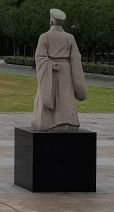
#> input picture img/IMG_20201017_101216f.jpg, 114 x 212 px
$ python Fourier.py
#> lines starting #> are read from the running program, lines starting #| are printed output that depends on the picture
import cv2
import numpy as np
from matplotlib import pyplot as plt

# Numpy中的傅里叶变换
img = cv2.imread("../img/IMG_20201017_101216f.jpg",0)
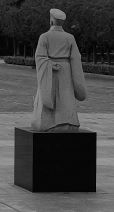
#> img: shape (212, 114); min 0, max 161, mean 67
f = np.fft.fft2(img)
fshift = np.fft.fftshift(f)
# print(fshift)
magnitude_spectrum = 20 * np.log(np.abs(fshift))
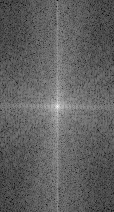
#> magnitude_spectrum: shape (212, 114) float64; min 39.82, max 285.9, mean 133.2; drawn with min black and max white
rows,cols = img.shape
#> rows = 212; cols = 114
crow,ccol = rows/2 , cols/2
#> crow = 106; ccol = 57
# print(type(crow))
fshift[int(crow-30):int(crow+30), int(ccol-30):int(ccol+30)] = 0
f_ishift = np.fft.ifftshift(fshift)  # 逆平移操作
img_back = np.fft.ifft2(f_ishift)    # FFT逆变换
img_back = np.abs(img_back)          # 取绝对值
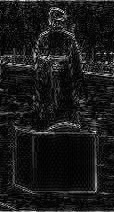
#> img_back: shape (212, 114) float64; min 0.0227, max 52.76, mean 5.5; drawn with min black and max white
plt.subplot(221),plt.imshow(img,'gray')
plt.title('Input Image'),plt.xticks([]),plt.yticks([])
plt.subplot(222),plt.imshow(magnitude_spectrum,'gray')
plt.title('Magnitude spectrum'),plt.xticks([]),plt.yticks([])
plt.subplot(223),plt.imshow(img_back,'gray')
plt.title('Image after HPF'),plt.xticks([]),plt.yticks([])
plt.subplot(224),plt.imshow(img_back)
plt.title('Result in JET'),plt.xticks([]),plt.yticks([])
plt.show()
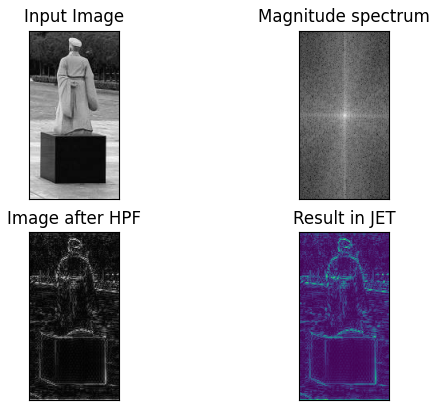
#> figure drawn by matplotlib, 4 panels

# OpenCV中的傅里叶变换
img = cv2.imread("../img/IMG_20201017_101216f.jpg",0)
dft = cv2.dft(np.float32(img),flags=cv2.DFT_COMPLEX_OUTPUT)
dft_shift = np.fft.fftshift(dft)
magnitude_spectrum = 20 * np.log(cv2.magnitude(dft_shift[:,:,0],dft_shift[:,:,1]))
rows,cols = img.shape
crow,ccol = rows/2,cols/2
#首先创建一个遮罩，中心正方形为1，其余为0
mask = np.zeros((rows,cols,2),np.uint8)
mask[int(crow-30):int(crow+30),int(ccol-30):int(ccol+30)] = 1
#应用掩模和逆DFT
fshift = dft_shift * mask
f_ishift = np.fft.ifftshift(fshift)
img_back = cv2.idft(f_ishift)
img_back = cv2.magnitude(img_back[:, :, 0],img_back[:, :, 1])
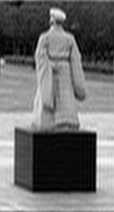
#> img_back: shape (212, 114) float32; min 4800, max 3828764.5, mean 1619097.9; drawn with min black and max white
plt.subplot(131),plt.imshow(img,'gray')
plt.title('Input Image'),plt.xticks([]),plt.yticks([])
plt.subplot(132),plt.imshow(magnitude_spectrum,'gray')
plt.title('Magnitude Spectrum'),plt.xticks([]),plt.yticks([])
plt.subplot(133),plt.imshow(img_back,'gray')
plt.title('Image after HPF'),plt.xticks([])
plt.show()

$ run again, with img/IMG_20201030_184553.jpg copied over img/IMG_20201017_101216f.jpg
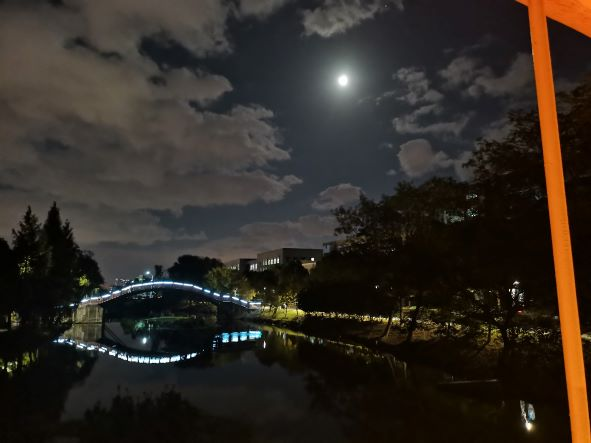
#> input picture img/IMG_20201030_184553.jpg, 591 x 443 px
#> `magnitude_spectrum = 20 * np.log(np.abs(fshift))`:
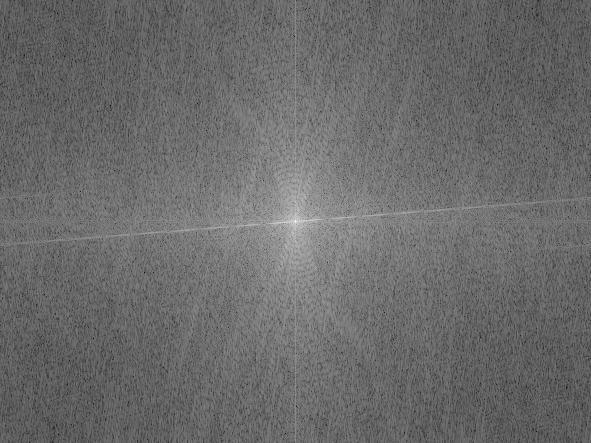
#> magnitude_spectrum: shape (443, 591) float64; min 37, max 325, mean 157.8; drawn with min black and max white
#> `img_back = cv2.magnitude(img_back[:, :, 0],img_back[:, :, 1])`:
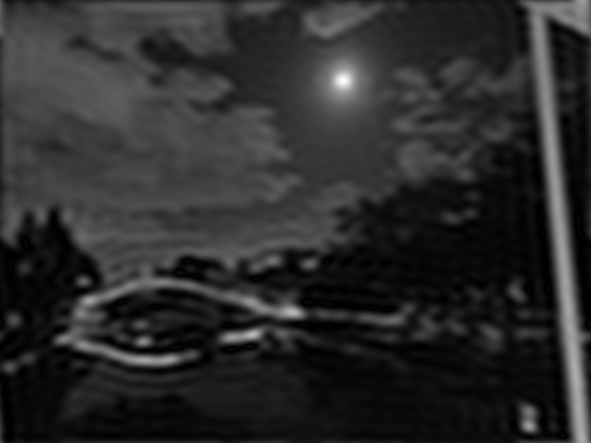
#> img_back: shape (443, 591) float32; min 10937.1, max 65698360, mean 11446852; drawn with min black and max white
